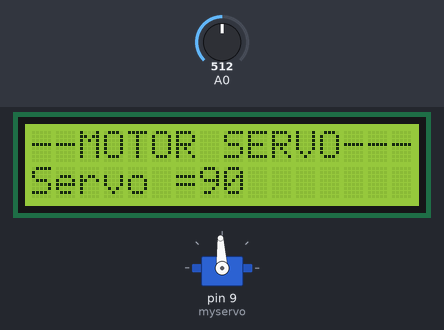
The sketch below on a simulated Arduino Uno, built with avr-gcc and run on an emulated ATmega328P. Parts: servo, 16×2 character LCD. Inputs (shaded band) come from the test bench; at power-on: A0 = 512.

Above: at 2.2 s.
2.3 s: A0 set to 716
At 3.1 s:
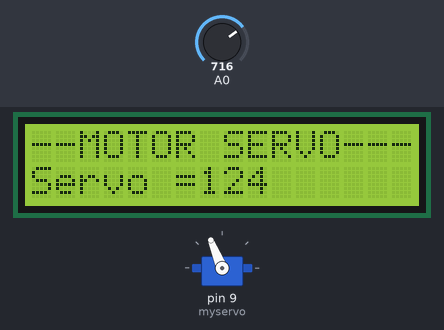
4.7 s: A0 set to 900
At 5.2 s:
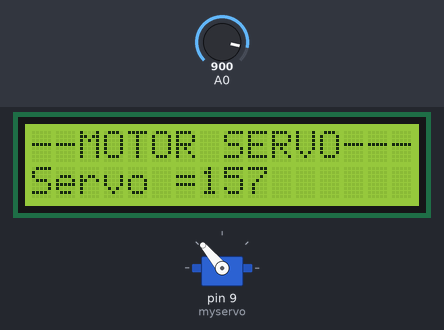
7.3 s: A0 set to 1023
At 7.8 s:
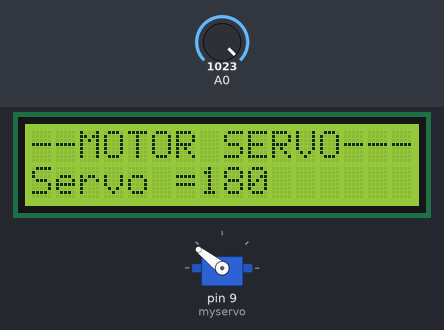
10.0 s: A0 set to 306
At 10.5 s:
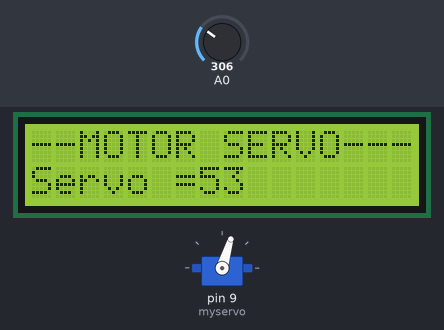
12.6 s: A0 set to 122
At 13.1 s:
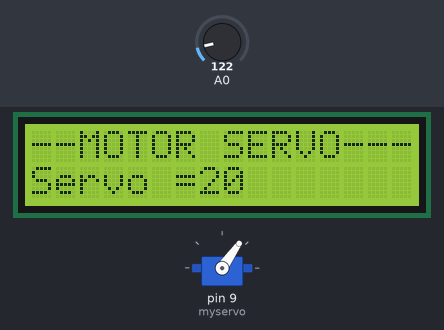
Timing chart, 0 to 15.6 s (numbered marks = the images above; inputs shaded):
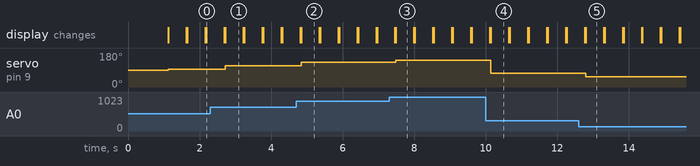

The sketch:

M9-MotorServoV1.ino
```cpp
// PERBEDAAN DENGAN V2 :
// Perbedaannya adalah kodingan ini membatasi gerak servonya karena panjang pulsa yg dihasilin berbeda dengan yang ditampilkan LCD
// Sebagai contoh : secara teori 1 m/s = 0º ; 1.5 m/s = 90º ; 2 m/s = 180º
//                  realita dari osiloskop 0.5 m/s = 0º ; 1.5 m/s = 90º ; 2.5 m/s = 180º

#include <Servo.h>
#include <Wire.h>
#include <LiquidCrystal_I2C.h>

LiquidCrystal_I2C lcd(0x20,16,2);  // Untuk di protheus pakai LCD Address 20 dan 27 untuk di percobaan realtimeny
Servo myservo;
int val =0;
int Servo_value,Servo_value1 =0;

void setup() {
  myservo.attach(9);
  lcd.init();
  lcd.backlight();
  lcd.setCursor(0,0);
  lcd.print("--MOTOR SERVO---");
  lcd.setCursor(0,1);
  lcd.print("    SIMULASI    ");
  delay(1000);
  lcd.clear();
}
void loop() {
  val = analogRead(A0);
  Servo_value = map(val,0,1023,44,142);
  Servo_value1= map(Servo_value,44,142,0,180);
  myservo.write(Servo_value );
  lcd.setCursor(0,0);
  lcd.print("--MOTOR SERVO---");
  lcd.setCursor(0,1);
  lcd.print("Servo = ");
  lcd.setCursor(7,1);
  lcd.print(Servo_value1);
  delay(500);
  lcd.clear();
}
```

Measured:
- after the input at 2.3 s, servo on pin 9 (myservo): 93° → 112° after 0.42 s; the display: first differs from a run without the input after 0.42 s (image 1)
- after the input at 4.7 s, servo on pin 9 (myservo): 112° → 130° after 0.14 s; the display: first differs from a run without the input after 0.14 s (image 2)
- after the input at 7.3 s, servo on pin 9 (myservo): 130° → 142° after 0.19 s; the display: first differs from a run without the input after 0.19 s (image 3)
- after the input at 10.0 s, servo on pin 9 (myservo): 142° → 73° after 0.14 s; the display: first differs from a run without the input after 0.14 s (image 4)
- after the input at 12.6 s, servo on pin 9 (myservo): 73° → 55° after 0.19 s; the display: first differs from a run without the input after 0.19 s (image 5)
- what the display in image 1 shows lasts 0.5 s, from 2.7 s to 3.2 s
